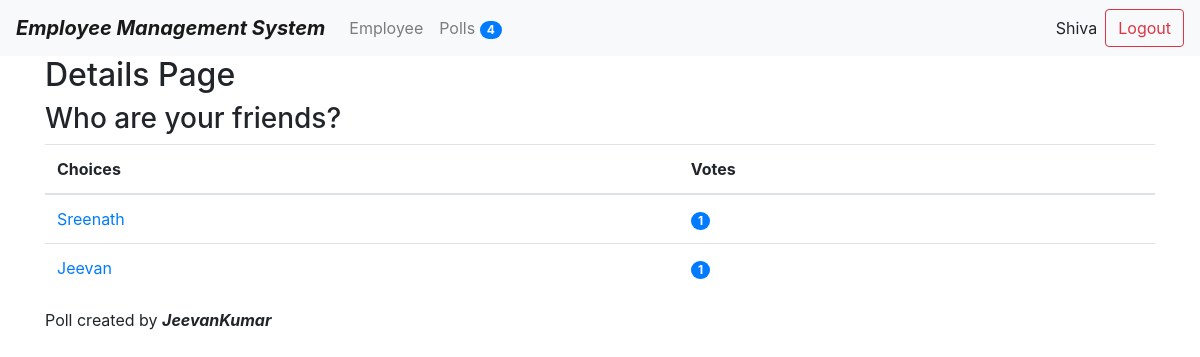
/polls/5/details/ (signed in), run on the app's committed database.
### poll/models.py (models this page shows, shortened)
class Question(models.Model):
	title=models.TextField(null=True,blank=True)
	status=models.CharField(default='inactive',max_length=10)
	created_by=models.ForeignKey(User,null=True,blank=True,on_delete=models.CASCADE)
	start_date=models.DateTimeField(null=True,blank=True)
	end_date=models.DateTimeField(null=True,blank=True)
	created_at=models.DateTimeField(auto_now_add=True)
	modifid_at=models.DateTimeField(auto_now=True)
	@property
	def choices(self):
		return self.choice_set.all()

class Choice(models.Model):
	question=models.ForeignKey(Question,on_delete=models.CASCADE)
	text=models.TextField(null=True,blank=True)
	created_at=models.DateTimeField(auto_now_add=True)
	modifid_at=models.DateTimeField(auto_now=True)
	@property
	def votes(self):
		return self.answer_set.count()

### poll/views.py (the view)
# urls.py: path('<int:id>/details/',employee_details,name='employee_details'),
@login_required(login_url='/login/')
def details(request,id=None):
	context={}
	try:
		questions=Question.objects.get(id=id)
	except:
		raise Http404
	context['questions']=questions
	return render(request,'polls/details.html',context)

### poll/context_processors.py (called while the page is built)
def polls_count(request):
	count=Question.objects.count()
	return {"polls_count":count}

### ems/templates/polls/details.html
{% extends 'base.html' %}
{% block content%}
	<h2>Details Page</h2>
	<h3>{{questions.title}}</h3>
	<table class="table">
		<thead>
			<tr>
			<th scope="column">Choices</th>
			<th scope="column">Votes</th>
			</tr>
		</thead>
	{% for choice in questions.choices %}
		<tr>
			<td><a href="{% url 'single_poll' questions.id %}">{{choice.text}}</a></td><td><span class="badge badge-pill badge-primary">{{choice.votes}}</span></td>
		</tr>
	{% empty %}
			<div class="alert alert-primary" role="alert">
  				There is no Choices available !!
			</div>
	{% endfor %}
	</table>
	<p>Poll created by  <b><em>{{questions.created_by}}</em></b></p>
{% endblock %}

### ems/templates/header.html (shortened to what this page needs)
<div class="navbar navbar-expand-lg navbar-light bg-light">
    <span class="navbar-brand mb-0 h1"><b><em>Employee Management System</em></b></span>
    <div class="collapse navbar-collapse" id="navbarNav">
        <ul class="navbar-nav">
            <li class="nav-item">
                <a class="nav-link" href="{% url 'employee_list' %}">
                    Employee
                </a>
            </li>
            <li class="nav-item">
                <a class="nav-link" href="{% url 'polls_list' %}">
                    Polls
                    <span class="badge badge-primary badge-pill ">{{polls_count}}</span>
                </a>
            </li>
        </ul>
    </div>
    <form class="form-inline my-2 my-lg-0" method="POST" action="{% url 'user_logout' %}"> {% csrf_token %}
        <span class="mr-sm-2">{{request.user.first_name}}</span>
        <input type="submit" class="btn btn-outline-danger my-2 my-sm-0" value="Logout" >
    </form>
</div>

### data on the page
Question: title "Who are your friends?", created_by "JeevanKumar"
Choice: text "Sreenath", votes "1"
Choice: text "Jeevan", votes "1"

### other printed values
{{ polls_count }} "4"
{{ request.user.first_name }} "Shiva"
